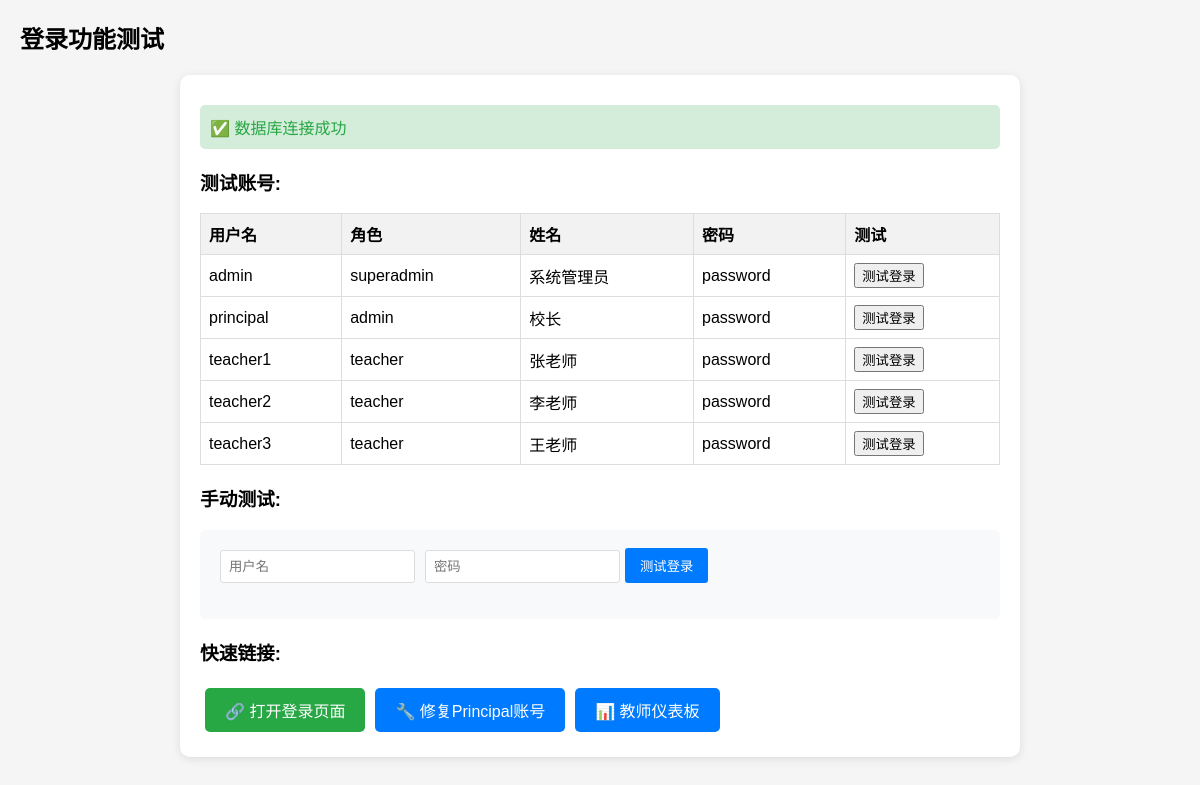
/public/test_login.php, run on the app's committed database.
### tables this page shows
CREATE TABLE users (
    id INT AUTO_INCREMENT PRIMARY KEY,
    username VARCHAR(50) UNIQUE NOT NULL,
    password VARCHAR(255) NOT NULL,
    role ENUM('admin', 'teacher', 'superadmin') NOT NULL DEFAULT 'teacher',
    language VARCHAR(10) DEFAULT 'zh',
    email VARCHAR(255),
    name VARCHAR(100),
    created_at TIMESTAMP DEFAULT CURRENT_TIMESTAMP,
    last_login TIMESTAMP NULL,
    reset_token VARCHAR(64),
    reset_token_expires DATETIME,
    INDEX idx_username (username),
    INDEX idx_role (role),
    INDEX idx_email (email)
);

### public/test_login.php (the view, shortened to what this page needs)
<?php
echo "<h2>登录功能测试</h2>";
echo "<div class='container'>";
try {
    $pdo = new PDO('mysql:host=localhost;dbname=henyii;charset=utf8mb4', 'root', '');
    $pdo->setAttribute(PDO::ATTR_ERRMODE, PDO::ERRMODE_EXCEPTION);
    echo "<div class='success'>✅ 数据库连接成功</div>";
    echo "<h3>测试账号:</h3>";
    $stmt = $pdo->query("SELECT username, role, name, password FROM users ORDER BY id LIMIT 5");
    $users = $stmt->fetchAll(PDO::FETCH_ASSOC);
    echo "<table>";
    echo "<tr><th>用户名</th><th>角色</th><th>姓名</th><th>密码</th><th>测试</th></tr>";
    foreach ($users as $user) {
        echo "<tr>";
        echo "<td>{$user['username']}</td>";
        echo "<td>{$user['role']}</td>";
        echo "<td>{$user['name']}</td>";
        echo "<td>password</td>";
        echo "<td>";
        echo "<form method='post' style='display:inline;'>";
        echo "<button type='submit' name='test_login'>测试登录</button>";
        echo "</form>";
        echo "</td>";
        echo "</tr>";
    }
    echo "</table>";
    echo "<h3>手动测试:</h3>";
    echo "<div class='test-form'>";
    echo "<form method='post'>";
    echo "<input type='text' name='manual_username' placeholder='用户名' required>";
    echo "<input type='password' name='manual_password' placeholder='密码' required>";
    echo "<button type='submit' name='manual_test'>测试登录</button>";
    echo "</form>";
    echo "</div>";
} catch (PDOException $e) {
    echo "<div class='error'>❌ 数据库连接失败: " . $e->getMessage() . "</div>";
}
echo "<h3>快速链接:</h3>";
echo "<a href='login.php' class='btn btn-success'>🔗 打开登录页面</a>";
echo "<a href='fix_principal_login.php' class='btn'>🔧 修复Principal账号</a>";
echo "<a href='dashboard_teacher.php' class='btn'>📊 教师仪表板</a>";
echo "</div>";
?>

### public/test_login.php (style rules this page uses)
.container { max-width: 800px; margin: 0 auto; background: white; padding: 20px; border-radius: 10px; box-shadow: 0 2px 10px rgba(0,0,0,0.1); }
.success { color: #28a745; background: #d4edda; padding: 10px; border-radius: 5px; margin: 10px 0; }
.btn { display: inline-block; padding: 10px 20px; background: #007bff; color: white; text-decoration: none; border-radius: 5px; margin: 5px; }
.btn-success { background: #28a745; }
table { width: 100%; border-collapse: collapse; margin: 10px 0; }
th, td { border: 1px solid #ddd; padding: 8px; text-align: left; }
th { background-color: #f2f2f2; }
.test-form { background: #f8f9fa; padding: 15px; border-radius: 5px; margin: 10px 0; }
.test-form input { padding: 8px; margin: 5px; border: 1px solid #ddd; border-radius: 3px; }
.test-form button { padding: 8px 15px; background: #007bff; color: white; border: none; border-radius: 3px; cursor: pointer; }

### data on the page
users: username "admin", role "superadmin", name "系统管理员"
users: username "principal", role "admin", name "校长"
users: username "teacher1", role "teacher", name "张老师"
users: username "teacher2", role "teacher", name "李老师"
users: username "teacher3", role "teacher", name "王老师"
